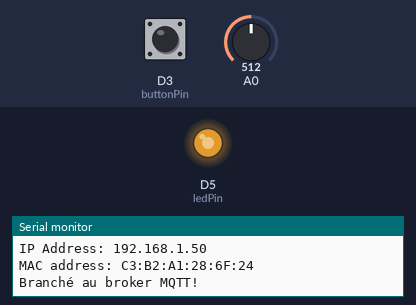
The program below on a simulated Arduino MKR. Parts: output pins drawn as LEDs (lit = HIGH), the last lines printed to the serial monitor. The test bench sets the inputs (shaded band); at power-on: D3 (buttonPin) LOW, A0 = 512. WiFi joins after 1.5 s; servers stay silent unless stated; no MQTT or app messages arrive unless stated.

Above: at 12.7 s.
12.8 s: D3 (buttonPin) pulled HIGH for 0.15 s
At 13.6 s:
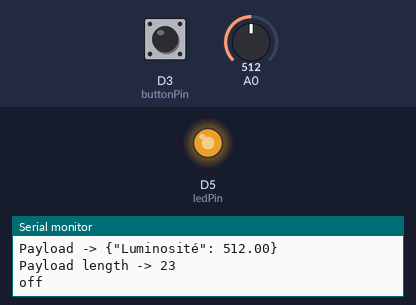
14.4 s: D3 (buttonPin) pulled HIGH for 1 s
At 15.91 s:
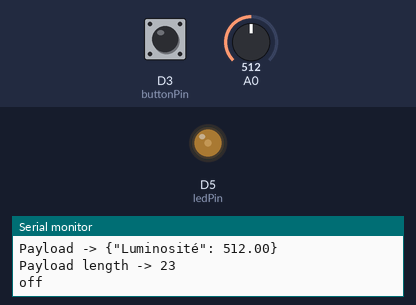
17.4 s: D3 (buttonPin) pulled HIGH for 3.2 s
At 18.6 s:
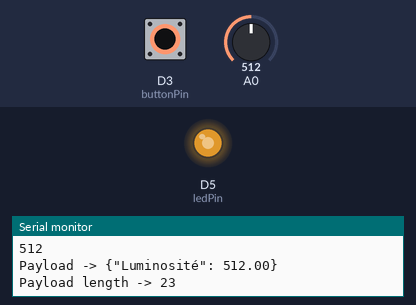
Timing chart, 0 to 20.4 s (numbered marks = the images above; inputs shaded):
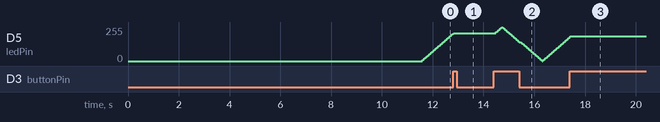

The program:

main.cpp
```cpp
/*Titre : DENSITY LIGHT
  Auteur: Hans Simo
  Date: 2022-12-05
  Description: Detecteur Changement de luminosité via un capteur de lumiere
  Version: 0.0.1
*/
#include <Arduino.h>
#include <SPI.h>
#include "WIFIConnector_MKR1000.h"
#include "MQTTConnector.h"


const int buttonPin = 3;  // la broche sur laquelle le bouton pousoir est attaché
const int ledPin = 5;    // la broche sur laquelle la LED est attaché


int buttonPushCounter = 0;  // Nombre de fois qu'on appuie sur le boutton poussoir
int buttonState = 0;        // L'état du bouton poussoir
int lastButtonState = 0;    // Le précedent état du bouton poussoir
int brightness = 0;  // La luminosité de la LED
int fadeAmount = 5;
int val;  // nombre de fois que la luminosité s'estompe

void setup() {
  // iniatialise le boutonn poussoir comme entrée
  pinMode(buttonPin, INPUT);
  // initialise la LED comme sortie
  pinMode(ledPin, OUTPUT);

  wifiConnect();
  MQTTConnect();

  // initialise la communication série
  Serial.begin(9600);
}


void loop() {
  // lit la broche sur laquelle est attachée le bouton poussoir
  buttonState = digitalRead(buttonPin);
  analogWrite(ledPin, brightness);
  val = analogRead(0);
  // compare l'état actuel du bouton poussoir a son état précédent
  if (buttonState != lastButtonState) {
    // si l'état change alors le butonPushCounter sera incrémenté
    if (buttonState == HIGH) {
      // si l'état est HIGH alors l'état ira de off a on
      buttonPushCounter++;
      Serial.println("on");
      Serial.print("number of button pushes: ");

      Serial.println(buttonPushCounter);
      Serial.println(val,DEC);

      appendPayload("Luminosité", val);
      sendPayload();

    } else {
      //si l'état est LOW alors l'état ira de on a off
      Serial.println("off");
    }
    // Delai d'attente pour éviter une redondance
    delay(50);
  }
  // enregistre l'état actuel comme étant l'état précédent pour la prochaine fois dans la boucle
  lastButtonState = buttonState;


  // décolore la LED tous les deux appuis en calculant le modulo du buttonPushCOunter
  if (buttonPushCounter % 2 == 0) {

   // Change la luminosité pour la prochaine boucle
  brightness = brightness + fadeAmount;

  // inverse le sens de la décoloration a chaque fois que la luminosité de la LED s'estompe ou brille au maaximum
  if (brightness <= 0 || brightness >= 255) {
    fadeAmount = -fadeAmount;
  }
  // attendre 30 millisecondes pour voir un effet d'atténuation
  delay(30);
  }
}
```

MQTTConnector.h
```cpp
/*
  Titre      : MQTTConnector.h
  Auteur     : André Roussel
  Date       : 05/11/2021
  Description: Utilitaire de branchement a un Broker MQTT une fois une connexion établisa l'internet via WIFI, GSM, etc...
  Droits     : Reproduction permise pour usage pédagogique
  Version    : 0.0.1
*/


#include <MQTT.h>


//Constante nécessaire pour le branchement au Broker MQTT

const char MQTT_SERVER[]    = SECRET_MQTT_SERVER_IP;    // Adresse IP du broker MQTT
const int MQTT_SERVER_PORT  = SECRET_MQTT_SERVER_PORT;  // Port du broker MQTT


// Pramètre d'identification de l'objet
const char TOKEN[]        = SECRET_TOKEN;         // Token d'accès de l'objet
const char DEVICE_ID[]    = SECRET_DEVICE_ID;     // Numéro d'indentification de l'objet provenant de Thingsboard

MQTTClient ClientMQTT;      // Création d'un client MQTT pour l'échange de donnée entre l'objet IDO et le broker MQTT


String Payload ="{";      // Chaine de caractère qui contiendra le message envoyer de l'objet vers thingsboard


// Fonctionnalité de branchement utilisant le protocole MQTT

void MQTTConnect() {

  ClientMQTT.begin(MQTT_SERVER, MQTT_SERVER_PORT, ClientWIFI);

  while (!ClientMQTT.connect(DEVICE_ID, TOKEN, "")) {
    Serial.print(".");
    delay(1000);
  }

  Serial.println("\nBranché au broker MQTT!\n");

}


// Affiche la payload qui est envoyé ainsi que sa longeur


/*
  Fonctionnalité qui permet de créer la chaine de données a envoyé au broker MQTT
  Pour le moment, cette chaine ne doit pas dépassé un maximum de 100 caractère
*/

void appendPayload(String Name, float Val)
{

  if( Payload != "{")
  {
    Payload += ",";
  }

  Payload += "\"";
  Payload += Name;
  Payload += "\": ";
  Payload += Val;

}

/*
  Fonctionnalité qui permet l'envoie de la chaine de caractères sous la forme de paires
  Nom associé a la donnée, Valeur de al donnée
*/

void sendPayload()
{
  char attributes[200];
  Payload += "}";
  Payload.toCharArray(attributes, 200);
  ClientMQTT.publish("v1/devices/me/telemetry", attributes);

  Serial.print("Payload -> ");
  Serial.println(Payload);
  Serial.print("Payload length -> ");
  Serial.println(Payload.length());

  Payload="{";

}
```

Secrets.h
```cpp
/*
SSID du WIFI ainsi que le mot de passe
Modifier les paramètre WIFI pour le réseau auquels votre objets doit se brancher
*/

#define WIFI_SECRET_SSID "UNIFI_IDO1"
#define WIFI_SECRET_PASS "42Bidules!"

/*
Information nécessaire pour le branchement a un Broker MQTT
Dans le cadre du cours AIIA1013, ne modifié pas cet information
*/

#define SECRET_MQTT_SERVER_IP "198.164.130.74"
#define SECRET_MQTT_SERVER_PORT 1883

/*
Détails sur l'indentification de l'objet
Cette information provient de l'objet virtuel créer sur le serveur Thingsbord
*/

#define SECRET_TOKEN  "uLmVk7q7tGYe65adv1FE"
#define SECRET_DEVICE_ID "3a0e7c00-74af-11ed-8fd7-e3d583114459"
```

WIFIConnector_MKR1000.h
```cpp
/*
  Titre      : WIFIConnector_MKR1000.h
  Auteur     : André Roussel
  Date       : 03/11/2021
  Description: Fonctions nécessaire pour branché un Arduino MKR1000 a un réseau WIFI
  Droits     : Reproduction permise pour usage pédagogique
  Version    : 0.0.1
*/


#include "Secrets.h"
#include <SPI.h>
#include <wifi101.h>
#include "wifiStatus.h"


const char SSID[] = WIFI_SECRET_SSID; // WiFI ssid provenant du fichier Secrets.h
const char PASS[] = WIFI_SECRET_PASS; //WiFI mot de passe provenant du fichier Secrets.h

int status = WL_IDLE_STATUS;          // Statut de la radio WIFI


WiFiClient ClientWIFI;                //Objets représantant un client se branchant a un réseau WIFI


/*
Fonction de connectivité a un réseau WIFI
*/

void wifiConnect()
{

  // Boucle de branchement au réseau WIFI.  Essaie de branchement a tout les 10 secondes jusqu'a réussite
  while (status != WL_CONNECTED)
  {
    Serial.print("Tentative de branchement au réseau: ");
    Serial.println(SSID);
    status = WiFi.begin(SSID, PASS);
    Serial.println(status);


    delay(10000);  // Délai de 10 secondes entre les tentatives de connexion
  }

  //Sortie de la boucle, alors branché au réseau SSID
  Serial.print("Maintenant branché au réseau WIFI ");
  Serial.println(SSID);

  //Impression de l'information de connexion
  printCurrentNet();
  printWifiData();

}
```

wifiStatus.h
```cpp
/*
  Titre      : wifiStatus.h
  Auteur     : Trouvé sur le WEB et référence perdu dans la brume des temps
  Date       : 03/11/2021
  Description: Fonctionnalité pour information sur le branchement
  Droits     : Reproduction permise pour usage pédagogique
  Version    : 0.0.1
*/


//  Impression de l'adresse MAC du uC

void printMacAddress(byte mac[]) {
  for (int i = 5; i >= 0; i--) {
    if (mac[i] < 16) {
      Serial.print("0");
    }
    Serial.print(mac[i], HEX);
    if (i > 0) {
      Serial.print(":");
    }
  }
  Serial.println();
}


// Obtention de l'adresse IP et MAC du uC

void printWifiData() {
  // print your board's IP address:
  IPAddress ip = WiFi.localIP();
  Serial.print("IP Address: ");
  Serial.println(ip);

  // print your MAC address:
  byte mac[6];
  WiFi.macAddress(mac);
  Serial.print("MAC address: ");
  printMacAddress(mac);
}

// Capture de l'information du réseau WIFI

void printCurrentNet() {
  // print the SSID of the network you're attached to:
  Serial.print("SSID: ");
  Serial.println(WiFi.SSID());

  // print the MAC address of the router you're attached to:
  byte bssid[6];
  WiFi.BSSID(bssid);
  Serial.print("BSSID: ");
  printMacAddress(bssid);

  // print the received signal strength:
  long rssi = WiFi.RSSI();
  Serial.print("signal strength (RSSI):");
  Serial.println(rssi);

  // print the encryption type:
  byte encryption = WiFi.encryptionType();
  Serial.print("Encryption Type:");
  Serial.println(encryption, HEX);
  Serial.println();
}
```

Measured:
- after the input at 12.8 s, D5 (ledPin): goes on until 12.8 s, then stays 210/255
- after the input at 17.4 s, D5 (ledPin): goes on until 17.4 s, then stays 185/255
